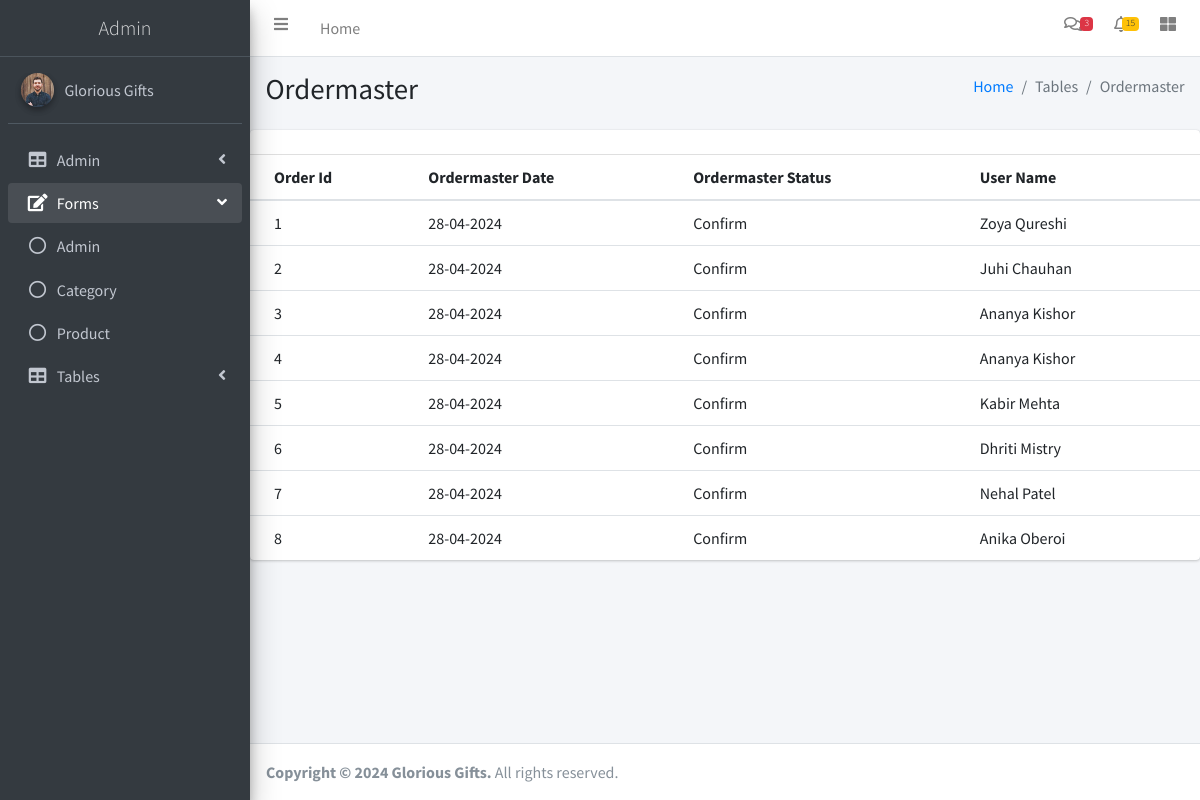
The app's page /adminlte/ordermaster-table.php with its own data.
### tables this page shows
CREATE TABLE `tbl_ordermaster` (
  `order_id` int(5) NOT NULL,
  `ordermaster_date` varchar(200) NOT NULL,
  `ordermaster_status` varchar(20) NOT NULL,
  `user_id` int(5) NOT NULL
);

CREATE TABLE `tbl_user` (
  `user_id` int(5) NOT NULL,
  `user_name` varchar(50) NOT NULL,
  `user_gender` varchar(10) NOT NULL,
  `user_dob` date NOT NULL,
  `user_email` varchar(50) NOT NULL,
  `user_password` varchar(30) NOT NULL,
  `user_mobile` varchar(10) NOT NULL,
  `address` varchar(200) NOT NULL
);

### adminlte/ordermaster-table.php (the view, shortened to what this page needs)
<!DOCTYPE html>
<html>
<head>
  <link rel="stylesheet" href="plugins/fontawesome-free/css/all.min.css">
  <link rel="stylesheet" href="https://code.ionicframework.com/ionicons/2.0.1/css/ionicons.min.css">
  <link rel="stylesheet" href="plugins/datatables-bs4/css/dataTables.bootstrap4.min.css">
  <link rel="stylesheet" href="plugins/datatables-responsive/css/responsive.bootstrap4.min.css">
  <link rel="stylesheet" href="dist/css/adminlte.min.css">
</head>
<body class="hold-transition sidebar-mini">
<div class="wrapper">
   <?php
   include './themepart/header-menu.php';
   ?>
   <?php
    include './themepart/sidebar.php';
   ?>
  <div class="content-wrapper">
    <section class="content-header">
      <div class="container-fluid">
        <div class="row mb-2">
          <div class="col-sm-6">
            <h1>Ordermaster</h1>
          </div>
          <div class="col-sm-6">
            <ol class="breadcrumb float-sm-right">
              <li class="breadcrumb-item"><a href="#">Home</a></li>
              <li class="breadcrumb-item active">Tables</li>
              <li class="breadcrumb-item active">Ordermaster</li>
            </ol>
          </div>
        </div>
      </div>
    </section>
    <div class="row">
          <div class="col-12">
            <div class="card">
              <div class="card-header">
              </div>
              <div class="card-body table-responsive p-0">
                <table class="table table-hover text-nowrap">
                  <thead>
                    <tr>
                      <th>Order Id</th>
                      <th>Ordermaster Date</th>
                      <th>Ordermaster Status</th>
                      <th>User Name</th>
                    </tr>
                  </thead>
                  <tbody>
                   <?php
                    include './connection.php';
                    $sq=mysqli_query($connection,"select * from tbl_ordermaster");
                    while($data=mysqli_fetch_array($sq))
                    {
                      $uq=mysqli_query($connection,"select * from tbl_user where user_id='{$data['user_id']}'");
                      $udata=mysqli_fetch_array($uq);
                      echo "<tr>";
                      echo "<td>{$data['order_id']}</td>";
                      echo "<td>{$data['ordermaster_date']}</td>";
                      echo "<td>{$data['ordermaster_status']}</td>";
                      echo "<td>{$udata['user_name']}</td>";
                    }
                   ?>
                  </tbody>
                </table>
              </div>
            </div>
          </div>
        </div>
</div>
<?php
include 'themepart/footer.php';
?>
</body>
</html>

### records on screen
tbl_ordermaster: order_id "1", ordermaster_date "28-04-2024", ordermaster_status "Confirm", tbl_user.user_name "Zoya Qureshi"
tbl_ordermaster: order_id "2", ordermaster_date "28-04-2024", ordermaster_status "Confirm", tbl_user.user_name "Juhi Chauhan"
tbl_ordermaster: order_id "3", ordermaster_date "28-04-2024", ordermaster_status "Confirm", tbl_user.user_name "Ananya Kishor"
tbl_ordermaster: order_id "4", ordermaster_date "28-04-2024", ordermaster_status "Confirm", tbl_user.user_name "Ananya Kishor"
tbl_ordermaster: order_id "5", ordermaster_date "28-04-2024", ordermaster_status "Confirm", tbl_user.user_name "Kabir Mehta"
tbl_ordermaster: order_id "6", ordermaster_date "28-04-2024", ordermaster_status "Confirm", tbl_user.user_name "Dhriti Mistry"
tbl_ordermaster: order_id "7", ordermaster_date "28-04-2024", ordermaster_status "Confirm", tbl_user.user_name "Nehal Patel"
tbl_ordermaster: order_id "8", ordermaster_date "28-04-2024", ordermaster_status "Confirm", tbl_user.user_name "Anika Oberoi"
